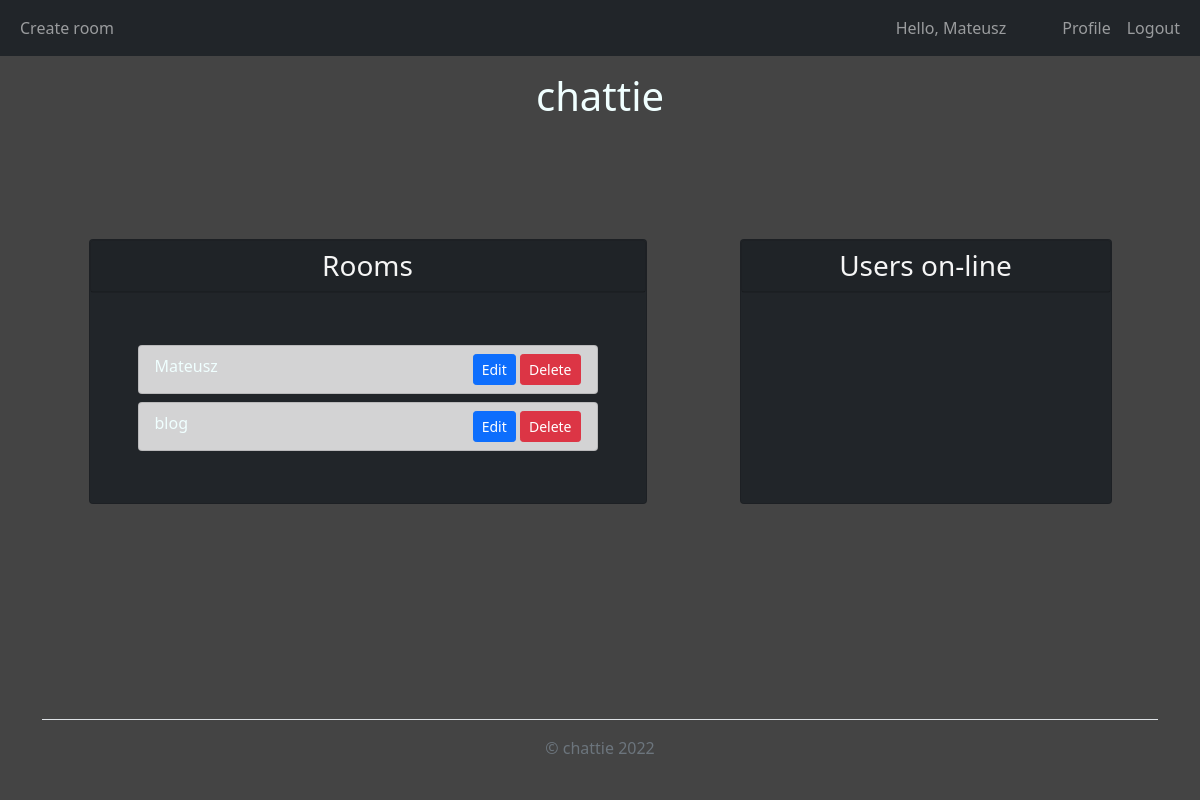
Page / (signed in) on the earlier database version.
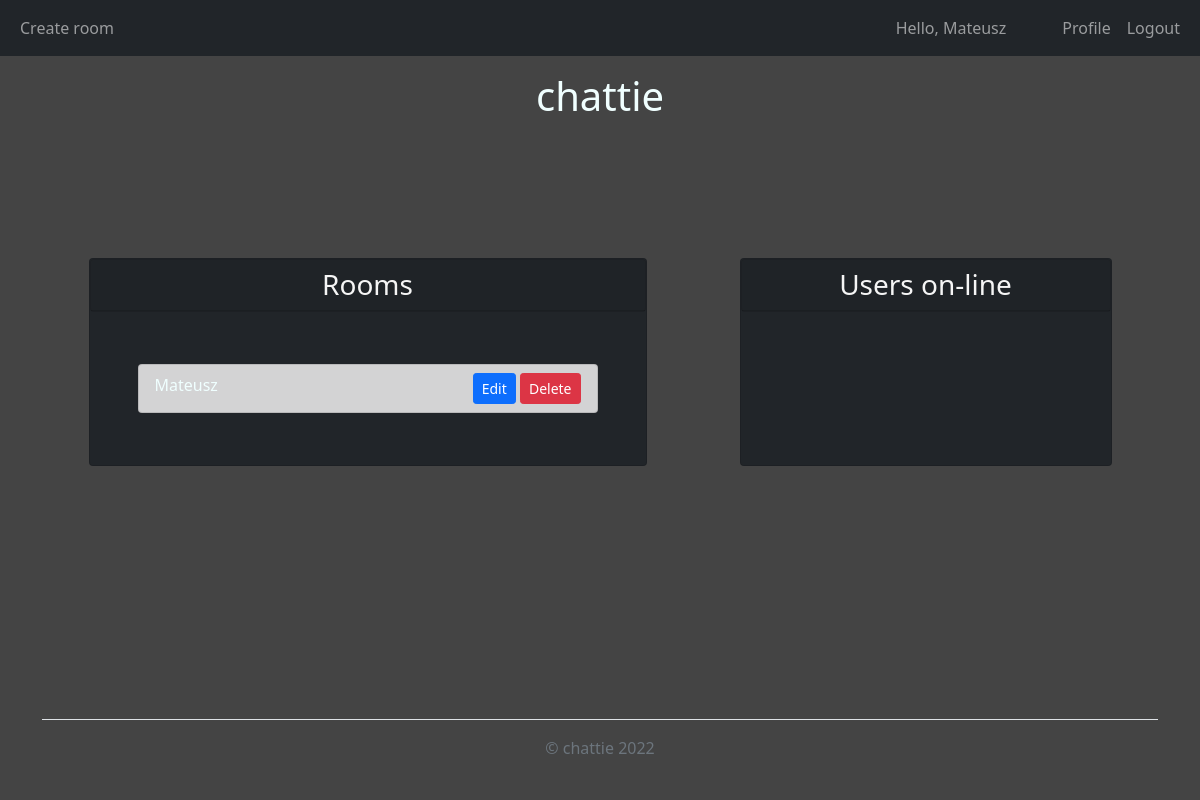
Same page on the later database version.
### chattie/models.py (models this page shows, shortened)
class TimestampMixin():
    created = db.Column(
        db.DateTime,
        nullable=False,
        default=datetime.utcnow)
    updated = db.Column(db.DateTime,
                        onupdate=datetime.utcnow)

class Room(db.Model, TimestampMixin):
    __tablename__ = 'room'
    id = db.Column(db.Integer,
                   primary_key=True)
    name = db.Column(db.String(20),
                     nullable=False,
                     unique=True)
    creator_id = db.Column(db.Integer,
                           db.ForeignKey('user.id'),
                           nullable=False)
    participants = db.relationship('User',
                                   secondary=user_identifier)
    messages = db.relationship('Message',
                               backref='room_with_messages',
                               lazy=True,
                               cascade="all, delete")

### chattie/main/routes.py (the view)
@main.route("/")
def home():
    if not current_user.is_authenticated:
        return redirect(url_for('users.login'))
    rooms = Room.query.all()
    global clients
    return render_template('home.html',
                           title='home',
                           rooms=rooms,
                           clients=clients)

### chattie/models.py (called while the page is built)
@login_manager.user_loader
def load_user(user_id):
    return User.query.get(int(user_id))

### chattie/templates/home.html (shortened to what this page needs)
{% extends "main.html" %}
{% block content %}
<div class="container d-flex justify-content-around my-auto">
    <div class="card col-md-6 bg-dark">
        <div class="card text-center bg-dark">
            <h3 class=" fw-normal card-text card-header ">Rooms</h3>
        </div>
        <div class="p-5">
        {% for room in rooms %}
        <div class="list-group">
            <div class="list-group-item list-group-item-action list-group-item-dark my-1 d-flex justify-content-between">
                <a id="{{ room.name }}" class="room_join" href="{{ url_for('chats.room', room_name=room.name) }}" >{{ room.name }}</a>
                {% if room.creator_id == current_user.id %}
                <div>
                    <a class="btn btn-primary btn-sm" href="{{ url_for('chats.update_room', room_name=room.name) }}" role="button">Edit</a>
                    <a class="btn btn-danger btn-sm" href="{{ url_for('chats.delete_room', room_name=room.name) }}" role="button">Delete</a>
                </div>
                {% endif %}
            </div>
        </div>
        {% endfor %}
        </div>
    </div>
    <div class="card col-md-4 bg-dark">
        <div class="card text-center bg-dark">
            <h3 class=" fw-normal card-text card-header">Users on-line</h3>
        </div>
        <div class="p-5" id="users">
        </div>
    </div>
</div>
{% endblock %}

Differences in the rows shown:
removed Room: name "blog"
